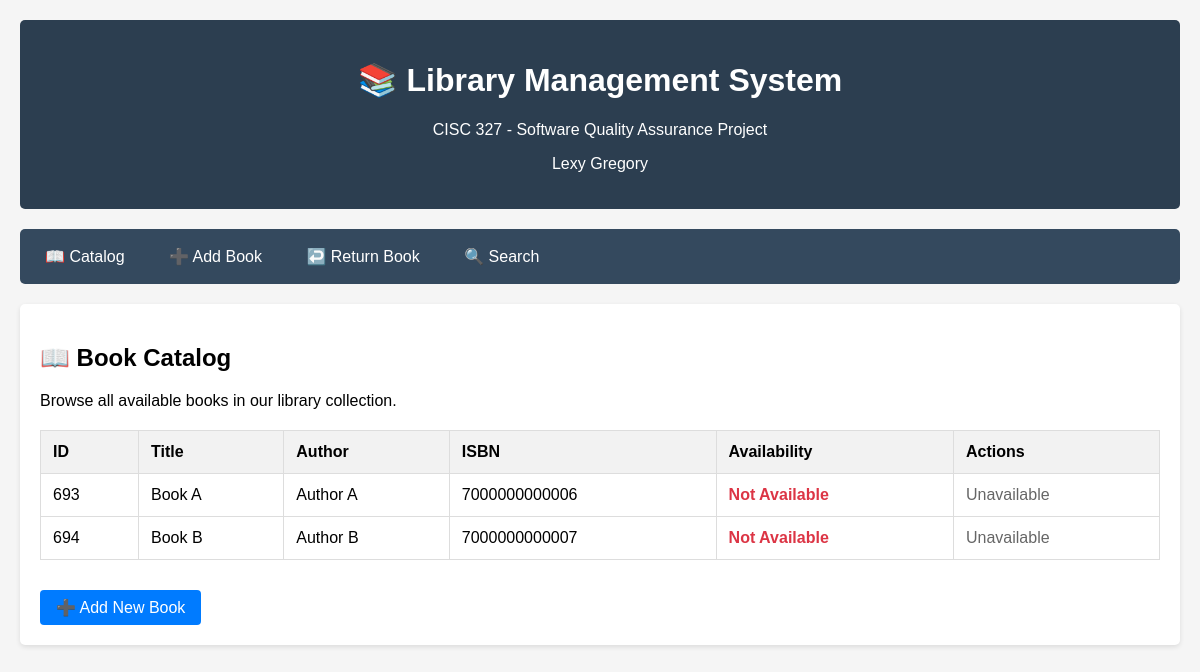
/catalog, run on the app's committed database.
### tables this page shows
CREATE TABLE books (
            id INTEGER PRIMARY KEY AUTOINCREMENT,
            title TEXT NOT NULL,
            author TEXT NOT NULL,
            isbn TEXT UNIQUE NOT NULL,
            total_copies INTEGER NOT NULL,
            available_copies INTEGER NOT NULL
        );

### routes/catalog_routes.py (the view)
@catalog_bp.route('/catalog')
def catalog():
    books = get_all_books()
    return render_template('catalog.html', books=books)

### database.py (called while the page is built)
def get_db_connection():
    conn = sqlite3.connect(DATABASE)
    conn.row_factory = sqlite3.Row  # This enables column access by name
    return conn

def get_all_books() -> List[Dict]:
    conn = get_db_connection()
    books = conn.execute('SELECT * FROM books ORDER BY title').fetchall()
    conn.close()
    return [dict(book) for book in books]

### templates/catalog.html
{% extends "base.html" %}
{% block content %}
<h2>📖 Book Catalog</h2>
<p>Browse all available books in our library collection.</p>
{% if books %}
<table>
    <thead>
        <tr>
            <th>ID</th>
            <th>Title</th>
            <th>Author</th>
            <th>ISBN</th>
            <th>Availability</th>
            <th>Actions</th>
        </tr>
    </thead>
    <tbody>
        {% for book in books %}
        <tr>
            <td>{{ book.id }}</td>
            <td>{{ book.title }}</td>
            <td>{{ book.author }}</td>
            <td>{{ book.isbn }}</td>
            <td>
                {% if book.available_copies > 0 %}
                    <span class="status-available">{{ book.available_copies }}/{{ book.total_copies }} Available</span>
                {% else %}
                    <span class="status-unavailable">Not Available</span>
                {% endif %}
            </td>
            <td>
                {% if book.available_copies > 0 %}
                    <form method="POST" action="{{ url_for('borrowing.borrow_book') }}" style="display: inline;">
                        <input type="hidden" name="book_id" value="{{ book.id }}">
                        <input type="text" name="patron_id" placeholder="Patron ID (6 digits)"
                               pattern="[0-9]{6}" maxlength="6" required style="width: 120px; margin-right: 5px;">
                        <button type="submit" class="btn btn-success">Borrow</button>
                    </form>
                {% else %}
                    <span style="color: #666;">Unavailable</span>
                {% endif %}
            </td>
        </tr>
        {% endfor %}
    </tbody>
</table>
{% else %}
<div style="text-align: center; padding: 40px; color: #666;">
    <h3>No books in catalog</h3>
    <p>The library catalog is empty. <a href="{{ url_for('catalog.add_book') }}">Add the first book</a> to get started.</p>
</div>
{% endif %}
<div style="margin-top: 30px;">
    <a href="{{ url_for('catalog.add_book') }}" class="btn">➕ Add New Book</a>
</div>
{% endblock %}

### templates/base.html (shortened to what this page needs)
<!DOCTYPE html>
<html lang="en">
<head>
</head>
<body>
    <div class="header">
        <h1>📚 Library Management System</h1>
        <p>CISC 327 - Software Quality Assurance Project</p>
        <p>Lexy Gregory</p>
    </div>
    <div class="nav">
        <a href="{{ url_for('catalog.catalog') }}">📖 Catalog</a>
        <a href="{{ url_for('catalog.add_book') }}">➕ Add Book</a>
        <a href="{{ url_for('borrowing.return_book') }}">↩️ Return Book</a>
        <a href="{{ url_for('search.search_books') }}">🔍 Search</a>
    </div>
    <div class="content">
        {% block content %}{% endblock %}
    </div>
</body>
</html>

### templates/base.html (style rules this page uses)
body { font-family: Arial, sans-serif; max-width: 1200px; margin: 0 auto; padding: 20px; background-color: #f5f5f5; }
.header { background-color: #2c3e50; color: white; padding: 20px; text-align: center; margin-bottom: 20px; border-radius: 5px; }
.nav { background-color: #34495e; padding: 10px; margin-bottom: 20px; border-radius: 5px; }
.nav a { color: white; text-decoration: none; padding: 8px 15px; margin-right: 10px; border-radius: 3px; display: inline-block; }
.content { background-color: white; padding: 20px; border-radius: 5px; box-shadow: 0 2px 5px rgba(0,0,0,0.1); }
table { width: 100%; border-collapse: collapse; margin-top: 20px; }
th, td { border: 1px solid #ddd; padding: 12px; text-align: left; }
th { background-color: #f2f2f2; font-weight: bold; }
.btn { background-color: #007bff; color: white; padding: 8px 16px; border: none; border-radius: 4px; cursor: pointer; text-decoration: none; display: inline-block; }
.status-unavailable { color: #dc3545; font-weight: bold; }

### data on the page
books: id "693", title "Book A", author "Author A", isbn "7000000000006", available_copies "Not Available"
books: id "694", title "Book B", author "Author B", isbn "7000000000007", available_copies "Not Available"
